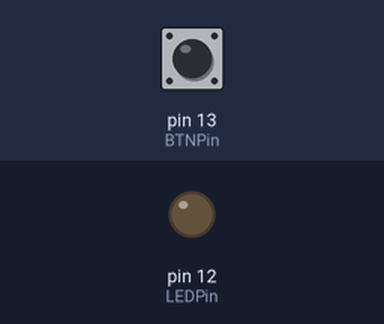
The sketch below on a simulated Arduino Uno, built with avr-gcc and run on an emulated ATmega328P. Parts: output pins drawn as LEDs (lit = HIGH). The test bench sets the inputs (shaded band); at power-on: pin 13 (BTNPin) LOW.

Above: at 1.2 s.
1.3 s: pin 13 (BTNPin) pulled HIGH for 0.15 s
At 1.7 s:
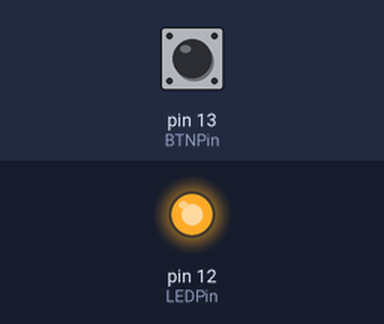
2.9 s: pin 13 (BTNPin) pulled HIGH for 1 s
At 4.1 s:
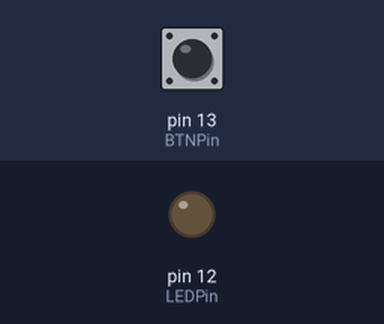
5.4 s: pin 13 (BTNPin) pulled HIGH for 3.2 s
At 6.0 s:
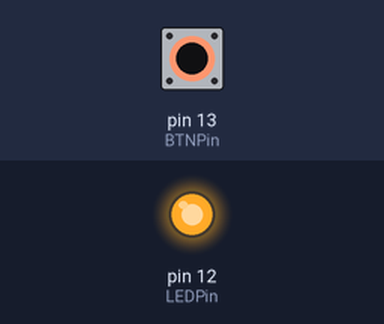
Timing chart, 0 to 8.4 s (numbered marks = the images above; inputs shaded):
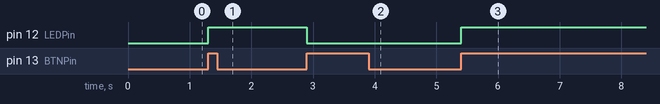

The sketch:

DebounceOptimized.ino
```cpp
/*
Оптимизированный ДЕБАУНС - на первое нажатие диод включается,
 на второе - выключается и тд.

Диод подкючен в 12ый
Кнопка в 13ый
*/

#define LEDPin 12
const int BTNPin = 13;
bool oldState = false;
bool turnedOn = false;

void setup() {
  // put your setup code here, to run once:
  pinMode(BTNPin, INPUT);
  pinMode(LEDPin, OUTPUT);
  Serial.begin(9600);
}

void loop() {
  bool curRead = digitalRead(BTNPin);

  //предыдущая версия if: oldState != curRead && curRead
  //на самом деле, если if такой (curRead == true and curRead!=oldState)
  //это значит: 1. curRean == true and oldState == false => (curRead && !oldState)
  //или       : 2. curRead > oldState
  //дополнительно, если curRead < oldState,
  // то срабатывать будет на "выключение" - переход из 1 в 0
  if (curRead > oldState)
  {
      turnedOn = !turnedOn;
      digitalWrite(LEDPin,turnedOn);
  }

  oldState = curRead;
  delay(100);
}
```

Measured:
- after the input at 1.3 s, pin 12 (LEDPin): LOW → HIGH at once
- after the input at 2.9 s, pin 12 (LEDPin): HIGH → LOW at once
- after the input at 5.4 s, pin 12 (LEDPin): LOW → HIGH at once
